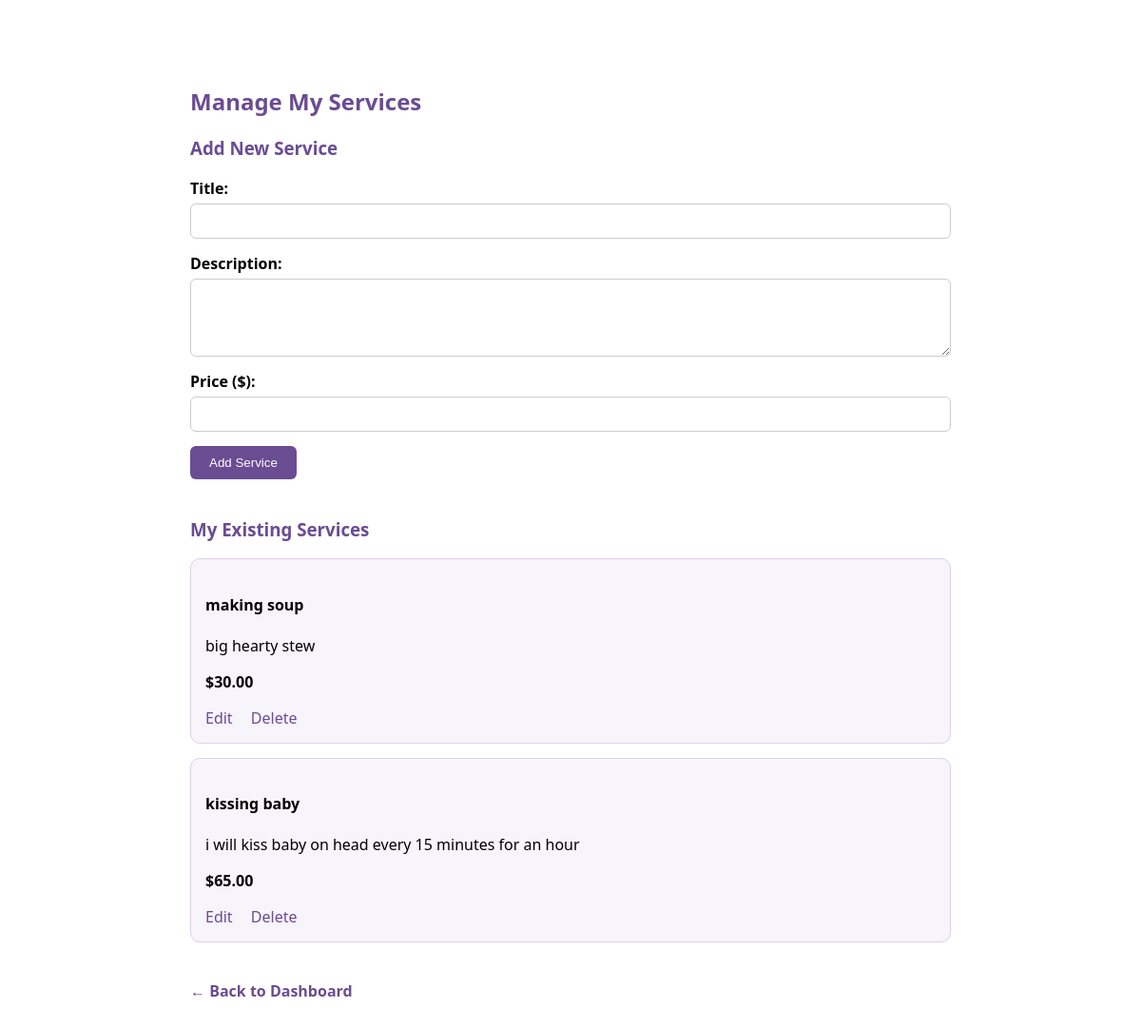
/?route=doula-services (signed in), run on the app's committed database.
### tables this page shows
CREATE TABLE services (
    id INTEGER PRIMARY KEY AUTOINCREMENT,
    doula_id INTEGER NOT NULL,
    title TEXT NOT NULL,
    description TEXT,
    price REAL NOT NULL, user_id INTEGER,
    FOREIGN KEY (doula_id) REFERENCES users(id)
);

### src/doula/services.php (the view, shortened to what this page needs)
<?php
$user_id = $_SESSION['user_id'];
$db = getDB();
$stmt = $db->prepare("SELECT * FROM services WHERE doula_id = ?");
$stmt->execute([$user_id]);
$services = $stmt->fetchAll(PDO::FETCH_ASSOC);
?>
<div class="services-container">
    <h2>Manage My Services</h2>
    <div class="form-section">
        <h3><?= isset($service) ? "Edit Service" : "Add New Service" ?></h3>
        <form method="POST">
            <label>Title:</label>
            <input type="text" name="title" value="<?= htmlspecialchars($service['title'] ?? '') ?>" required>
            <label>Description:</label>
            <textarea name="description" rows="4"><?= htmlspecialchars($service['description'] ?? '') ?></textarea>
            <label>Price ($):</label>
            <input type="text" name="price" value="<?= htmlspecialchars($service['price'] ?? '') ?>" required>
            <button type="submit" name="<?= isset($service) ? 'update_service' : 'add_service' ?>">
                <?= isset($service) ? 'Update Service' : 'Add Service' ?>
            </button>
        </form>
    </div>
    <div class="list-section">
        <h3>My Existing Services</h3>
        <?php if ($services): ?>
            <?php foreach ($services as $s): ?>
                <div class="service-card">
                    <h4><?= htmlspecialchars($s['title']) ?></h4>
                    <p><?= nl2br(htmlspecialchars($s['description'])) ?></p>
                    <p><strong>$<?= number_format($s['price'], 2) ?></strong></p>
                    <div class="card-actions">
                        <a href="?route=doula-services&edit=<?= $s['id'] ?>">Edit</a>
                        <a href="?route=doula-services&delete=<?= $s['id'] ?>" onclick="return confirm('Delete this service?')">Delete</a>
                    </div>
                </div>
            <?php endforeach; ?>
        <?php else: ?>
            <p>No services added yet.</p>
        <?php endif; ?>
    </div>
    <a href="?route=dashboard" class="back-link">← Back to Dashboard</a>
</div>

### src/doula/services.php (style rules this page uses)
.services-container { max-width: 800px; margin: 40px auto; padding: 30px; background: #fff; border-radius: 12px; font-family: 'Segoe UI', sans-serif; }
h2, h3 { color: #6a4c93; }
label { display: block; margin-top: 15px; font-weight: 600; }
input[type="text"], textarea { width: 100%; padding: 10px; margin-top: 5px; border-radius: 6px; border: 1px solid #ccc; }
button { margin-top: 15px; background: #6a4c93; color: white; padding: 10px 20px; border: none; border-radius: 6px; cursor: pointer; }
.service-card { background: #f8f4fb; border: 1px solid #dcd0ef; padding: 15px; border-radius: 10px; margin-bottom: 15px; }
.card-actions a { margin-right: 15px; text-decoration: none; color: #6a4c93; }
.form-section, .list-section { margin-bottom: 40px; }
.back-link { text-decoration: none; color: #6a4c93; font-weight: 600; }

### data on the page
services: title "making soup", description "big hearty stew", price "30.00"
services: title "kissing baby", description "i will kiss baby on head every 15 minutes for an hour", price "65.00"
